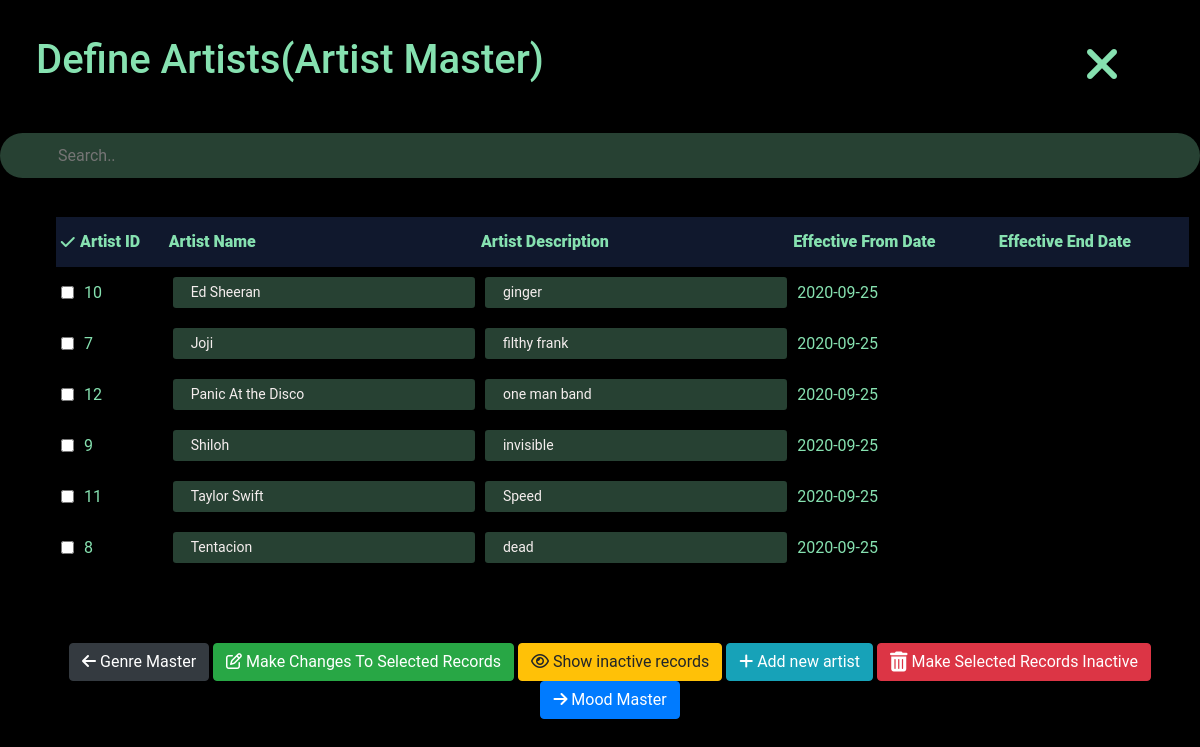
Page /admin/artist_master.php (signed in) on the committed database.
### tables this page shows
CREATE TABLE `artist` (
  `artist_id` int(11) NOT NULL,
  `artist_name` varchar(40) DEFAULT NULL,
  `artist_description` varchar(100) DEFAULT NULL,
  `effective_from_dt` date DEFAULT NULL,
  `effective_end_dt` date DEFAULT NULL,
  `created_by` int(11) DEFAULT NULL,
  `created_dt` datetime DEFAULT CURRENT_TIMESTAMP,
  `last_updated_by` int(11) DEFAULT NULL,
  `last_updated_dt` datetime DEFAULT CURRENT_TIMESTAMP ON UPDATE CURRENT_TIMESTAMP
);

### admin/util.php (called while the page is built, shortened)
<?php
require_once "style.php";

### admin/artist_master.php (the view, shortened to what this page needs)
<?php
require_once "util.php";
if(isset($_SESSION['inactive_records_selection'])){
  $stmt = $pdo->query("SELECT artist_id,artist_name,artist_description,effective_from_dt,effective_end_dt
                       FROM artist
                       ORDER BY effective_end_dt DESC");
  $rows = $stmt->fetchAll(PDO::FETCH_ASSOC);
  unset($_SESSION['inactive_records_selection']);
}
else{
  $stmt = $pdo->query("SELECT artist_id,artist_name,artist_description,effective_from_dt,effective_end_dt
                       FROM artist
                       WHERE effective_end_dt IS NULL
                       ORDER BY artist_name ASC");
  $rows = $stmt->fetchAll(PDO::FETCH_ASSOC);
}
?>
<html>
<head>
</head>
<body class="fourth_color">
  <div class="second_color heading">
  <h1>Define Artists(Artist Master)</h1>
</div>
<div id="close_button">
  <a href="/hymn/admin/admin_dash/admin_dashboard.php">
<i class="fa fa-times fa-3x" aria-hidden="true"></i>
</a>
</div>
<div class="">
  <input class="search_bar" id="myInput" type="text" placeholder="Search..">
</div>
<form name="screen_master_view" method="post">
  <div id="screen_table">
  <table>
    <div class="">
    <thead class="table_head">
    <tr>
      <th scope="col" class="text-center"><i class="fa fa-check" aria-hidden="true"></i></th>
      <th scope="col"><b>Artist ID</b></th>
      <th scope="col"><b>Artist Name</b></th>
      <th scope="col"><b>Artist Description</b></th>
      <th scope="col"><b>Effective From Date</b></th>
      <th scope="col"><b>Effective End Date</b></th>
    </tr>
  </thead>
</div>
  <tbody id="myTable">
  <?php foreach ( $rows as $row ): ?>
    <?php
      if(isset($row['effective_end_dt'])){
        $active = "disabled";
      } else{
        $active = "";
      }
    ?>
      <tr>
        <th scope="row"><input type="checkbox" <?= $active ?> class="form-control-xs" name='delete[]' id="screen_id<?= $row['artist_id'] ?>" value='<?= $row['artist_id'] ?>' ></td>
      <td>
        <?= htmlentities($row['artist_id']) ?>
      </td>
        <td><input type="text" maxlength="40" <?= $active ?> required onchange="check('screen_id<?= $row['artist_id'] ?>')" class="form-control-sm" id="screen_name<?= $row['artist_id'] ?>" name="unit_code<?= $row['artist_id'] ?>" value="<?= htmlentities($row['artist_name']) ?>"></input></td>
        <td><input type="text" maxlength="40" <?= $active ?> required onchange="check('screen_id<?= $row['artist_id'] ?>')" class="form-control-sm" id="screen_name<?= $row['artist_id'] ?>" name="unit_description<?= $row['artist_id'] ?>" value="<?= htmlentities($row['artist_description']) ?>"></input></td>
        <td><?= htmlentities($row['effective_from_dt']) ?></td>
        <td><?= htmlentities($row['effective_end_dt']) ?></td>
      </tr>
  <?php endforeach;  ?>
</tbody>
  </table>
</div>
<div id="button_field" class="text-center text-white a fourth_color clear">
  <button type="button" class="btn btn-dark" name="back"><a href="genre_master.php" class="text-white"><i class="fa fa-arrow-left" aria-hidden="true"></i> Genre Master</a></button>
  <button type="submit button" class="btn btn-success" name="edit"><i class="fa fa-pencil-square-o" aria-hidden="true"></i> Make Changes To Selected Records</button>
  <button id="inactive_records_selection" name="inactive_records_selection" type="submit" class="btn btn-warning"><i class="fa fa-eye" aria-hidden="true"></i> Show inactive records</button>
  <button type="button" id="new_screen" class="btn btn-info"><i class="fa fa-plus" aria-hidden="true"></i> Add new artist </button>
  <button type="submit button" class="btn btn-danger" name="set_inactive"><i class="fa fa-trash fa-lg" aria-hidden="true"></i> Make Selected Records Inactive</button>
  <button type="button" class="btn btn-primary"><a href="mood_master.php" class="text-white"><i class="fa fa-arrow-right" aria-hidden="true"></i> Mood Master</a></button>
</div>
</form>
</body>
</html>

### admin/style.php (shortened to what this page needs)
<link rel="stylesheet" href="https://maxcdn.bootstrapcdn.com/bootstrap/4.3.1/css/bootstrap.min.css">
<link rel="stylesheet" type="text/css" href="admin_css.css">
<link rel="stylesheet" href="//code.jquery.com/ui/1.12.1/themes/base/jquery-ui.css">
<link rel="stylesheet" href="/resources/demos/style.css">

### admin/admin_css.css (style rules this page uses)
* { box-sizing: border-box; }
body { color: #86E1B0; background-color: #10182D; max-width: 100%; overflow-x: hidden; overflow-y: scroll; scrollbar-color: gray #10182D; }
a { color: #86E1B0; }
form { padding: 10px; }
input { min-width: 100%; background: #86E1B04A 0% 0% no-repeat padding-box; color: #F5EEEE; }
.search_bar { min-width: 100%; height: 45px; padding-left: 4%; padding-right: 4%; border-radius: 34px; }
.heading { padding: 3%; }
thead { width: 100%; height: 50px; }
#close_button { position: absolute; top: 5vh; right: 10vh; }
#screen_table { height: 450px; max-height: 450px; overflow: scroll; padding: 2%; }
table { width: 100%; margin-left: 2%; margin-right: 2%; }
thead { margin-bottom: 3%; }
.table_head { background-color: #10182D; }
td { padding: 5px; }
button { margin-top:0px; }
input { width:100%; border:none; margin: 5px 0; }
#button_field { position: fixed; width: 100%; }
thead { position: sticky; top: 0; }

### style.css (style rules this page uses)
html { height: 100%; }
body { margin: 0; padding: 0; font-family: 'Roboto', sans-serif; background: #000000; }
input { text-indent: 10px; font-family: 'Roboto',sans-serif; }
button { background: #50AAB1; color: white; border: none; padding:0px 10px; }

### rows in the picture
artist: artist_id "10", artist_name "Ed Sheeran", artist_description "ginger", effective_from_dt "2020-09-25"
artist: artist_id "7", artist_name "Joji", artist_description "filthy frank", effective_from_dt "2020-09-25"
artist: artist_id "12", artist_name "Panic At the Disco", artist_description "one man band", effective_from_dt "2020-09-25"
artist: artist_id "9", artist_name "Shiloh", artist_description "invisible", effective_from_dt "2020-09-25"
artist: artist_id "11", artist_name "Taylor Swift", artist_description "Speed", effective_from_dt "2020-09-25"
artist: artist_id "8", artist_name "Tentacion", artist_description "dead", effective_from_dt "2020-09-25"
